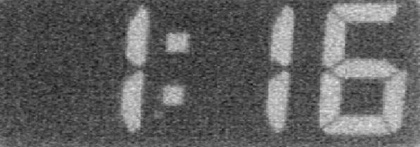
%> input picture bin_gui/img1.jpg, 420 x 147 px, shrunk from 596 x 209 before the run
$ octave dilation_erosion.m   (GNU Octave 9; MATLAB toolbox functions it lacks are replaced by stand-ins)
%> lines starting %> are read from the running program, lines starting %| are printed output that depends on the picture; in (x1, y1, x2, y2) boxes, pixels count from 0 and x2, y2 are one past the last pixel; in counts of white or black regions, pixels touching at a corner belong together; the program's own positions count from 1
org_img = imread('img1.jpg');
%> org_img is the input picture: size 147x420x3 uint8; min 13, max 236, mean 96
org_img = rgb2gray(org_img);
%> org_img: size 147x420 uint8
org_img = imbinarize(org_img, 0.5);
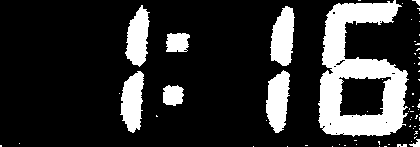
%> org_img: size 147x420 logical; 19.1% white; 67 white regions (57 under 20 px), largest, box (x1, y1, x2, y2) and area: (318, 0, 409, 137) 6639, (266, 70, 290, 133) 1075, (270, 6, 295, 66) 1067
figure(1);
imshow(org_img);

result_img = dilate(org_img, 5);
figure(2);
imshow(result_img);

result_img = erose(org_img, 5);
figure(3);
imshow(result_img);

function result_img = dilate(img, times)
%> called with times = 5
    N = 3;
    margin = (N-1)/2;
    [org_h, org_w] = size(img);
%> org_h = 147; org_w = 420

    img2_padded = zeros(org_h+N-1, org_w+N-1);
    img2_padded(1+margin:org_h+margin, 1+margin:org_w+margin) = img(:, :);
%> img2_padded: size 149x422 double; values 0 (black) and 1 (white), 18.8% white; 67 white regions (57 under 20 px), largest, box (x1, y1, x2, y2) and area: (319, 1, 410, 138) 6639, (267, 71, 291, 134) 1075, (271, 7, 296, 67) 1067
    result_img = zeros(org_h, org_w, 'logical');
    for k=1:times
        for i=1+margin:size(img2_padded, 1)-margin
            for j=1+margin:size(img2_padded, 2)-margin
                img_shadow = img2_padded(i-margin:i+margin, j-margin:j+margin);
                if sum(img_shadow(:)) > 0
                    result_img(i-margin:i+margin, j-margin:j+margin) = 1;
                else
                    result_img(i-margin:i+margin, j-margin:j+margin) = 0;
                end
            end
        end
        img2_padded = result_img;
    end
%> this loop made 5 passes
%> pass 1, in dilate, `img2_padded = result_img;`:
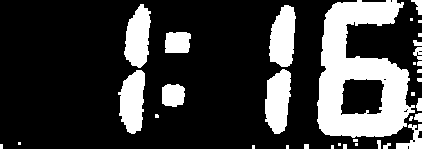
%> img2_padded: size 149x422 logical; 23.4% white; 35 white regions (17 under 20 px), largest, box (x1, y1, x2, y2) and area: (317, 0, 415, 138) 7740, (265, 69, 291, 134) 1285, (269, 5, 296, 67) 1256
%> after the loop:
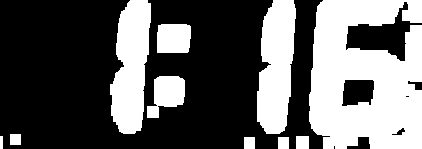
%> result_img: size 149x422 logical; 38% white; 10 white regions, largest, box (x1, y1, x2, y2) and area: (309, 0, 422, 149) 13369, (257, 0, 296, 134) 3994, (110, 0, 151, 134) 3959
    return
end

function result_img = erose(img, times)
%> called with times = 5
    N = 3;
    margin = (N-1)/2;

    [org_h, org_w] = size(img);

    img2_padded = zeros(org_h+N-1, org_w+N-1);
    img2_padded(1+margin:org_h+margin, 1+margin:org_w+margin) = img(:, :);
    result_img = zeros(org_h, org_w, 'logical');
    for k=1:times
        for i=1+margin:size(img2_padded, 1)-margin
            for j=1+margin:size(img2_padded, 2)-margin
                img_shadow = img2_padded(i-margin:i+margin, j-margin:j+margin);
                if sum(img_shadow(:)) == N*N
                    result_img(i-margin:i+margin, j-margin:j+margin) = 1;
                else
                    result_img(i-margin:i+margin, j-margin:j+margin) = 0;
                end
            end
        end
        img2_padded = result_img;
    end
%> this loop made 5 passes
%> pass 1, in erose, `img2_padded = result_img;`:
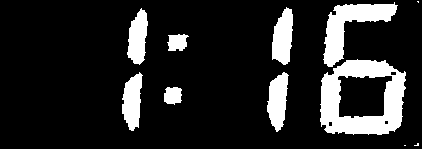
%> img2_padded: size 149x422 logical; 15.2% white; 11 white regions (3 under 20 px), largest, box (x1, y1, x2, y2) and area: (320, 59, 406, 135) 3722, (323, 2, 398, 67) 1831, (272, 7, 293, 65) 887
%> pass 2, in erose, `img2_padded = result_img;`:
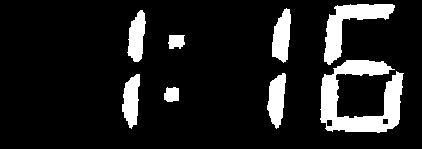
%> img2_padded: size 149x422 logical; 12.3% white; 8 white regions, largest, box (x1, y1, x2, y2) and area: (320, 60, 404, 133) 3082, (324, 4, 395, 65) 1515, (272, 8, 291, 63) 729
%> pass 3, in erose, `img2_padded = result_img;`:
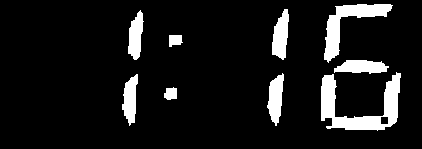
%> img2_padded: size 149x422 logical; 9.8% white; 9 white regions, largest, box (x1, y1, x2, y2) and area: (321, 72, 401, 131) 1927, (324, 4, 393, 63) 1232, (272, 9, 289, 60) 587
%> after the loop:
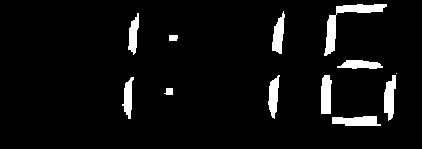
%> result_img: size 149x422 logical; 5.5% white; 12 white regions (1 under 20 px), largest, box (x1, y1, x2, y2) and area: (324, 4, 387, 56) 722, (332, 116, 381, 126) 390, (321, 75, 332, 114) 373
    return
end

$ run again, with bin_gui/img3.jpg copied over bin_gui/img1.jpg
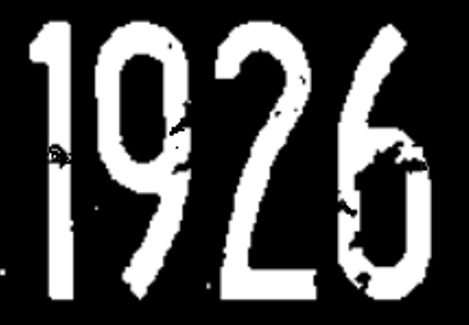
%> input picture bin_gui/img3.jpg, 469 x 325 px
%> org_img is the input picture: size 325x469x3 uint8; min 0, max 255, mean 69.5
%> `org_img = imbinarize(org_img, 0.5);`:
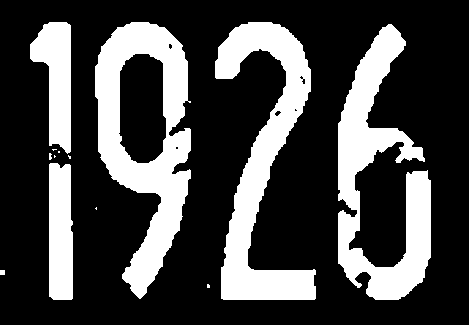
%> org_img: size 325x469 logical; 27.3% white; 13 white regions (7 under 20 px), largest, box (x1, y1, x2, y2) and area: (95, 22, 191, 299) 12295, (338, 24, 431, 300) 11515, (215, 22, 316, 300) 11286, (30, 22, 71, 154) 3317, (49, 163, 73, 300) 3121, (0, 270, 5, 275) 25
%> after the loop in erose, `for k=1:times`:
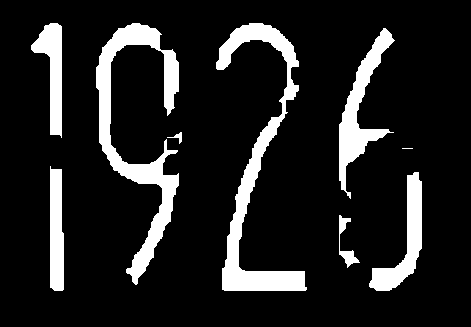
%> result_img: size 327x471 logical; 13.1% white; 9 white regions (1 under 20 px), largest, box (x1, y1, x2, y2) and area: (96, 23, 179, 285) 5920, (216, 23, 307, 291) 5680, (339, 28, 395, 199) 2787
